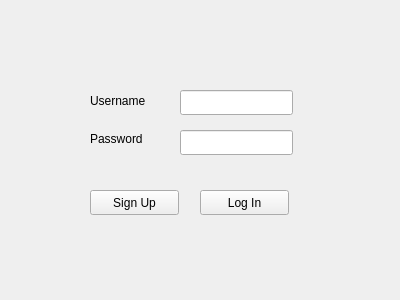
<?xml version="1.0" encoding="UTF-8"?>
<ui version="4.0">
 <class>Form</class>
 <widget class="QWidget" name="Form">
  <property name="geometry">
   <rect>
    <x>0</x>
    <y>0</y>
    <width>400</width>
    <height>300</height>
   </rect>
  </property>
  <property name="windowTitle">
   <string>Form</string>
  </property>
  <widget class="QLabel" name="usernameLabel">
   <property name="geometry">
    <rect>
     <x>90</x>
     <y>90</y>
     <width>71</width>
     <height>21</height>
    </rect>
   </property>
   <property name="text">
    <string>Username</string>
   </property>
  </widget>
  <widget class="QLabel" name="passwordLabel">
   <property name="geometry">
    <rect>
     <x>90</x>
     <y>130</y>
     <width>67</width>
     <height>17</height>
    </rect>
   </property>
   <property name="text">
    <string>Password</string>
   </property>
  </widget>
  <widget class="QLineEdit" name="usernameInput">
   <property name="geometry">
    <rect>
     <x>180</x>
     <y>90</y>
     <width>113</width>
     <height>25</height>
    </rect>
   </property>
  </widget>
  <widget class="QLineEdit" name="passwordInput">
   <property name="geometry">
    <rect>
     <x>180</x>
     <y>130</y>
     <width>113</width>
     <height>25</height>
    </rect>
   </property>
  </widget>
  <widget class="QPushButton" name="loginButton">
   <property name="geometry">
    <rect>
     <x>200</x>
     <y>190</y>
     <width>89</width>
     <height>25</height>
    </rect>
   </property>
   <property name="text">
    <string>Log In</string>
   </property>
  </widget>
  <widget class="QPushButton" name="signupButton">
   <property name="geometry">
    <rect>
     <x>90</x>
     <y>190</y>
     <width>89</width>
     <height>25</height>
    </rect>
   </property>
   <property name="text">
    <string>Sign Up</string>
   </property>
  </widget>
 </widget>
 <resources/>
 <connections/>
</ui>
